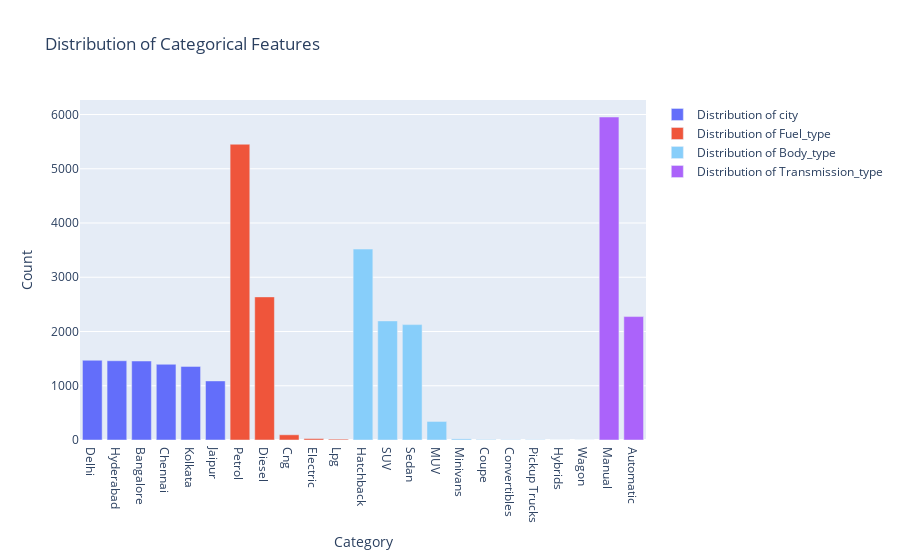

Write notebook code for a chart like this one.
### Code cell
# Bar plot for Categorical features 
categorical_features = ['city', 'Fuel_type', 'Body_type', 'Transmission_type']
fig = go.Figure()

# Plotting count plots for categorical features

for feature in categorical_features:
    if feature == 'Body_type':
        fig.add_trace(go.Bar(x=df_1[feature].value_counts().index, 
                             y=df_1[feature].value_counts().values,
                             name=f'Distribution of {feature}', marker_color='lightskyblue'))
    else:
        fig.add_trace(go.Bar(x=df_1[feature].value_counts().index, 
                             y=df_1[feature].value_counts().values,
                             name=f'Distribution of {feature}'))

# Update layout for categorical features
fig.update_layout(title='Distribution of Categorical Features',
                  xaxis_title='Category',
                  yaxis_title='Count')


fig.show()

### Figure 1 — Plotly figure (JSON) as saved in the notebook; plotly's stock layout.template omitted (floating-point values rounded to 4 significant figures)
{"data": [{"name": "Distribution of city", "type": "bar", "x": ["Delhi", "Hyderabad", "Bangalore", "Chennai", "Kolkata", "Jaipur"], "y": [1470, 1461, 1456, 1396, 1357, 1089]}, {"name": "Distribution of Fuel_type", "type": "bar", "x": ["Petrol", "Diesel", "Cng", "Electric", "Lpg"], "y": [5452, 2638, 96, 27, 16]}, {"marker": {"color": "lightskyblue"}, "name": "Distribution of Body_type", "type": "bar", "x": ["Hatchback", "SUV", "Sedan", "MUV", "Minivans", "Coupe", "Convertibles", "Pickup Trucks", "Hybrids", "Wagon"], "y": [3520, 2195, 2127, 342, 21, 10, 6, 6, 1, 1]}, {"name": "Distribution of Transmission_type", "type": "bar", "x": ["Manual", "Automatic"], "y": [5954, 2275]}], "layout": {"title": {"text": "Distribution of Categorical Features"}, "xaxis": {"title": {"text": "Category"}}, "yaxis": {"title": {"text": "Count"}}}}
